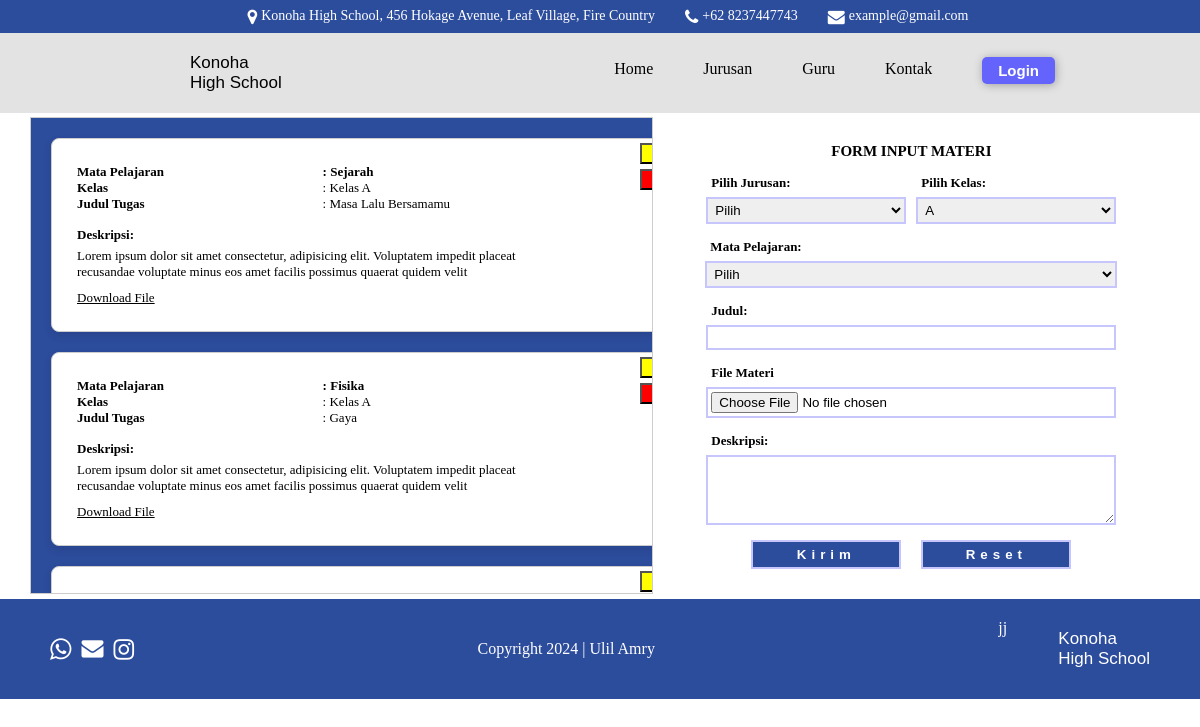
The page /crudlearn.php on the database its author committed.
### tables this page shows
CREATE TABLE `tugas_materi` (
  `id` int(11) NOT NULL,
  `jurusan` varchar(50) NOT NULL,
  `kelas` varchar(10) NOT NULL,
  `mata_pelajaran` varchar(50) NOT NULL,
  `judul` varchar(100) NOT NULL,
  `path_file` varchar(255) NOT NULL,
  `deskripsi` text NOT NULL
);

### crudlearn.php (the view, shortened to what this page needs)
<?php
$isLoggedIn = isset($_SESSION['loggedin']) && $_SESSION['loggedin'] === true;
?>
<!DOCTYPE html>
<html lang="en">
  <head>
    <link
      rel="stylesheet"
      href="https://cdnjs.cloudflare.com/ajax/libs/font-awesome/4.7.0/css/font-awesome.min.css"
    />
  </head>
  <body>
    <header class="header-blur">
      <div
        class="contact-info"
        style="
          width: 100%;
          background-color: #2c4c9c;
          display: flex;
          padding: 8px;
          flex-direction: row;
          justify-content: center;
          column-gap: 30px;
          color: white;
          font-size: 14px;
        "
      >
        <div style="display: flex; column-gap: 4px">
          <i class="fa fa-map-marker" style="font-size: 17px"> </i>
          <div>
            Konoha High School, 456 Hokage Avenue, Leaf Village, Fire Country
          </div>
        </div>
        <div style="display: flex; column-gap: 4px">
          <i class="fa fa-phone" style="font-size: 17px"></i>
          <div>+62 8237447743</div>
        </div>
        <div style="display: flex; column-gap: 4px">
          <i class="fa fa-envelope" style="font-size: 17px"></i>
          <div>example@gmail.com</div>
        </div>
      </div>
      <div class="elementhead">
        <div class="logo">
          <div
            style="
              width: 60px;
              height: 60px;
              object-fit: cover;
              overflow: hidden;
            "
          >
          </div>
          <div
            style="
              display: flex;
              flex-direction: column;
              font-size: 17px;
              font-family: 'Trebuchet MS', sans-serif;
            "
          >
            <div>Konoha</div>
            <div>High School</div>
          </div>
        </div>
        <div>
          <nav
            style="
              column-gap: 50px;
              font-weight: 400;
              font-size: 16px;
              display: flex;
              justify-content: center;
              transform: translateX(-15px);
            "
          >
            <a href="home.php" style="cursor: pointer; text-decoration: none"
              >Home</a
            >
            <a href="jurusan.php" style="cursor: pointer; text-decoration: none"
              >Jurusan</a
            >
            <a href="guru.php" style="cursor: pointer; text-decoration: none"
              >Guru</a
            >
            <a href="kontak.php" style="cursor: pointer; text-decoration: none"
              >Kontak</a
            >
            <?php if (!$isLoggedIn) : ?>
            <button
              style="
                transform: translateX(50px);
                padding: 5px 16px;
                font-weight: bold;
                background-color: rgb(100, 100, 253);
                font-size: 15px;
                border: none;
                box-shadow: 1px 1px 10px rgba(0, 0, 0, 0.3);
                border-radius: 5px;
                transform: translateY(-3px);
              "
            >
              <a href="login.html" style="text-decoration: none; color: white"
                >Login</a
              >
            </button>
            <?php endif; ?>
          </nav>
        </div>
      </div>
    </header>
    <main style="height: 100%; padding-top: 112px">
      <div
        style="
          display: flex;
          flex-direction: row;
          padding: 5px 30px;
          justify-content: center;
          align-items: center;
        "
      >
        <div
          class="scrollable-wrapper scroll-div"
          style="
            width: 60%;
            background-color: #2c4c9c;
            height: 475px;
            padding: 0px 0px;
          "
        >
        <?php
              include "koneksi.php";
              $sql = "SELECT * FROM tugas_materi";
              $result = $conn->query($sql);
              if ($result->num_rows > 0) {
                  while($row = $result->fetch_assoc()) {
              ?>
                <div class="card2">
                    <div>
                        <div>Mata Pelajaran</div>
                        <div>: <?php echo $row["mata_pelajaran"]; ?></div>
                    </div>
                    <div>
                        <div>Kelas</div>
                        <div>: <?php echo $row["kelas"]; ?></div>
                    </div>
                    <div>
                        <div>Judul Tugas</div>
                        <div>: <?php echo $row["judul"]; ?></div>
                    </div>
                    <label>Deskripsi:</label>
                    <div style="margin-bottom: 10px">
                        <?php echo $row["deskripsi"]; ?>
                    </div>
                    <div>
                        <a href="upload/<?php echo $row["path_file"]; ?>" download="<?php echo $row["path_file"]; ?>">Download File</a>
                    </div>
                    <div style="position: absolute;
                                top: 4px;
                                right: 6px;
                                width: 70px;
                                display: flex;
                                flex-direction: column;
                                gap: 5px;
                                " >
                      <button
                        onclick="window.location.href = 'crudlearn.php?id=<?php echo $row['id']; ?>'"
                        style="background-color: yellow;"
                      >Ubah</button>
                      <button
                        onclick="window.location.href = './learncrud/deletedata.php?id=<?php echo $row['id']; ?>'"
                        style="background-color: red;color: white;">Hapus</button>
                    </div>
                </div>
              <?php
                  }
              } else {
                  echo "Tidak ada data";
              }
              ?>
        </div>
        <form
          action="<?php echo isset($judul) ? "./learncrud/updatedata.php?id=$id" : './learncrud/adddata.php'; ?>"
          method="post"
          style="width: 50%"
          enctype="multipart/form-data">
          <div style="font-weight: bold; font-size: 15px">
              FORM INPUT MATERI
          </div>
          <div style="display: flex; flex-direction:row;column-gap:10px" class="inp1">
              <div>
                  <label for="jurusan">Pilih Jurusan:</label>
                  <select name="jurusan" id="jurusan">
                      <option value="">Pilih</option>
                  </select>
              </div>
              <div>
                  <label for="jurusan">Pilih Kelas:</label>
                  <select name="kelas" id="kelas">
                      <option value="Kelas A" <?php if (isset($kelas) && $kelas == 'Kelas A') echo 'selected'; ?>>A</option>
                  </select>
              </div>
          </div>
          <div>
              <label for="mata_pelajaran">Mata Pelajaran:</label>
              <select name="mata_pelajaran" id="mata_pelajaran">
                  <option value="">Pilih</option>
              </select>
          </div>
          <div>
              <label for="judul">Judul:</label>
              <input type="text" name="judul" id="judul" value="<?php echo isset($judul) ? $judul : ''; ?>" />
          </div>
          <div>
              <label for="">File Materi</label>
              <input type="file" name="file_materi" id="file" />
          </div>
          <div>
              <label for="deskripsi">Deskripsi:</label>
              <textarea name="deskripsi" id="deskripsi" rows="4" cols="50"><?php echo isset($deskripsi) ? $deskripsi : ''; ?></textarea>
          </div>
          <div style="display: flex; flex-direction: row; column-gap: 20px" class="btn">
          <?php if (isset($judul)): ?>
              <button type="submit" >Update</button>
          <?php else: ?>
              <button type="submit">Kirim</button>
          <?php endif; ?>
              <button type="reset">Reset</button>
          </div>
        </form>
      </div>
    </main>
    <footer
      style="
        background-color: #2c4c9c;
        height: 100px;
        display: flex;
        flex-direction: row;
        align-items: center;
        justify-content: space-between;
        padding: 0px 50px;
        color: white;
      "
    >
      <div
        style="
          display: flex;
          justify-content: center;
          column-gap: 10px;
          color: white;
        "
      >
        <i class="fa fa-whatsapp" style="font-size: 25px"></i>
        <i class="fa fa-envelope" style="font-size: 22px"></i>
        <i class="fa fa-instagram" style="font-size: 24px"></i>
      </div>
      <div style="font-weight: 200">Copyright 2024 | Ulil Amry</div>
      <div class="logo">
        <div
          style="width: 60px; height: 60px; object-fit: cover; overflow: hidden"
        >
          <img style="width: 100%" src="../image/logo.png" alt="" />jj
        </div>
        <div
          style="
            display: flex;
            flex-direction: column;
            font-size: 17px;
            font-family: 'Trebuchet MS', sans-serif;
          "
        >
          <div>Konoha</div>
          <div>High School</div>
        </div>
      </div>
    </footer>
  </body>
</html>

### crudlearn.php (style rules this page uses)
body { font-family: Tahoma; margin: 0; padding: 0; }
.logo { display: flex; justify-content: center; align-items: center; }
header { position: fixed; width: 100%; z-index: 10; background-color: white; }
.elementhead { display: flex; justify-content: space-between; align-items: center; padding: 10px 130px; }
header nav { display: flex; column-gap: 10px; }
a { color: black; }
.header-blur { backdrop-filter: blur(5px); background-color: rgba(220, 220, 220, 0.8); }
label { display: block; font-weight: bold; font-size:13px; }
form div label { margin-bottom: 6px; padding-left: 5px; }
form div { margin: 0; }
input { padding: 3px; border: 2px solid #c6c5fc; width: 400px; }
select { padding: 3px; border: 2px solid #c6c5fc; width: 412px; }
textarea { padding: 3px; border: 2px solid #c6c5fc; width: 400px; }
.btn button { border: 2px solid #c6c5fc; width: 150px; padding: 5px; background-color: #2c4c9c; color: white; letter-spacing: 5px; font-weight: bold; }
.inp1 div select { width: 200px; }
.card2 { border: 1px solid #ccc; border-radius: 8px; padding: 25px; margin: 20px; width: 614px; box-shadow: 0 4px 8px rgba(0, 0, 0, 0.1); background-color: white; position: relative; }
.card2 div { width: 80%; display: flex; flex-direction: row; justify-content: space-between; font-size: 13px; }
.card2 div:first-child { font-weight: bold; }
.card2 label { font-weight: bold; margin-top: 15px; margin-bottom: 5px; }
.scrollable-wrapper { height: 100%; overflow-y: auto; border: 1px solid #ccc; padding: 10px; overflow-x: hidden; }
form div { display: flex; flex-direction: column; }
form { width: 40%; display: flex; flex-direction: column; gap: 15px; justify-content: center; align-items: center; }

### rows shown on the page
tugas_materi: mata_pelajaran "Sejarah", kelas "Kelas A", judul "Masa Lalu Bersamamu", deskripsi "Lorem ipsum dolor sit amet consectetur, adipisicing elit. Voluptatem impedit placeat recusandae voluptate minus eos amet facilis possimus quaerat quidem velit"
tugas_materi: mata_pelajaran "Fisika", kelas "Kelas A", judul "Gaya", deskripsi "Lorem ipsum dolor sit amet consectetur, adipisicing elit. Voluptatem impedit placeat recusandae voluptate minus eos amet facilis possimus quaerat quidem velit"
